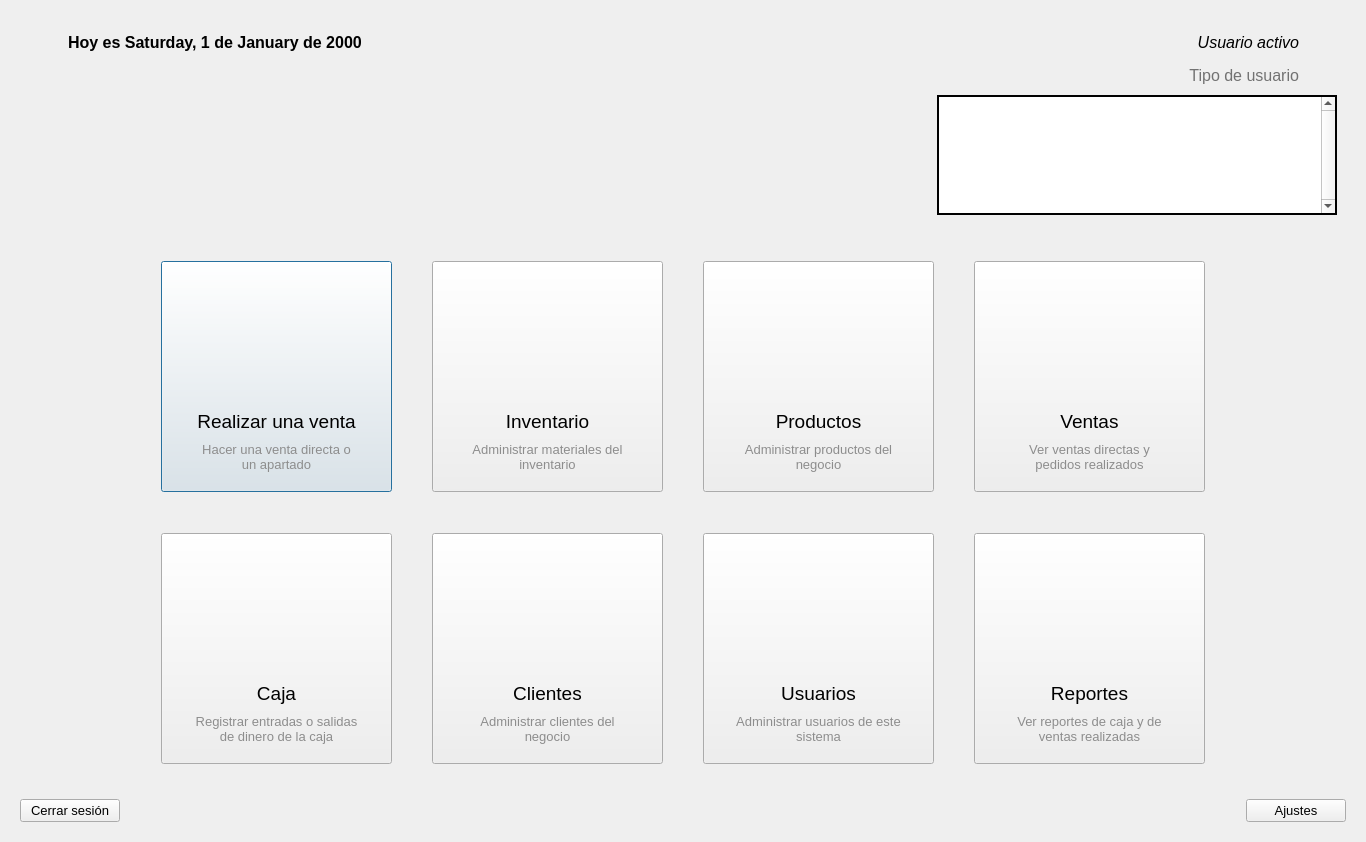
<?xml version="1.0" encoding="UTF-8"?>
<ui version="4.0">
 <class>Home</class>
 <widget class="QWidget" name="Home">
  <property name="geometry">
   <rect>
    <x>0</x>
    <y>0</y>
    <width>1366</width>
    <height>842</height>
   </rect>
  </property>
  <property name="windowTitle">
   <string>Form</string>
  </property>
  <layout class="QVBoxLayout" name="verticalLayout">
   <item>
    <widget class="QFrame" name="frame">
     <property name="minimumSize">
      <size>
       <width>0</width>
       <height>235</height>
      </size>
     </property>
     <property name="styleSheet">
      <string notr="true">QFrame {border: none}</string>
     </property>
     <property name="frameShape">
      <enum>QFrame::StyledPanel</enum>
     </property>
     <property name="frameShadow">
      <enum>QFrame::Raised</enum>
     </property>
     <layout class="QHBoxLayout" name="horizontalLayout_3">
      <property name="spacing">
       <number>25</number>
      </property>
      <property name="bottomMargin">
       <number>20</number>
      </property>
      <item alignment="Qt::AlignLeft|Qt::AlignTop">
       <widget class="QFrame" name="frame_4">
        <property name="frameShape">
         <enum>QFrame::StyledPanel</enum>
        </property>
        <property name="frameShadow">
         <enum>QFrame::Raised</enum>
        </property>
        <layout class="QHBoxLayout" name="horizontalLayout_2">
         <item>
          <widget class="QLabel" name="icon1">
           <property name="minimumSize">
            <size>
             <width>31</width>
             <height>21</height>
            </size>
           </property>
           <property name="styleSheet">
            <string notr="true">image: url(:/img/resources/images/calendar.png);</string>
           </property>
           <property name="text">
            <string/>
           </property>
          </widget>
         </item>
         <item>
          <widget class="QDateEdit" name="fechaHoy">
           <property name="enabled">
            <bool>false</bool>
           </property>
           <property name="font">
            <font>
             <pointsize>12</pointsize>
             <bold>true</bold>
            </font>
           </property>
           <property name="styleSheet">
            <string notr="true">QDateEdit {
	color: rgb(0, 0, 0);
	background-color: transparent;
}</string>
           </property>
           <property name="frame">
            <bool>false</bool>
           </property>
           <property name="readOnly">
            <bool>true</bool>
           </property>
           <property name="buttonSymbols">
            <enum>QAbstractSpinBox::NoButtons</enum>
           </property>
           <property name="displayFormat">
            <string notr="true">'Hoy es' dddd, d 'de' MMMM 'de' yyyy</string>
           </property>
          </widget>
         </item>
        </layout>
       </widget>
      </item>
      <item alignment="Qt::AlignHCenter|Qt::AlignVCenter">
       <widget class="QLabel" name="logo">
        <property name="minimumSize">
         <size>
          <width>392</width>
          <height>206</height>
         </size>
        </property>
        <property name="maximumSize">
         <size>
          <width>392</width>
          <height>206</height>
         </size>
        </property>
        <property name="pixmap">
         <pixmap resource="../resources.qrc">:/img/resources/images/logo.png</pixmap>
        </property>
        <property name="scaledContents">
         <bool>true</bool>
        </property>
       </widget>
      </item>
      <item alignment="Qt::AlignRight|Qt::AlignTop">
       <widget class="QFrame" name="frame_5">
        <property name="minimumSize">
         <size>
          <width>0</width>
          <height>204</height>
         </size>
        </property>
        <property name="maximumSize">
         <size>
          <width>16777215</width>
          <height>204</height>
         </size>
        </property>
        <property name="frameShape">
         <enum>QFrame::StyledPanel</enum>
        </property>
        <property name="frameShadow">
         <enum>QFrame::Raised</enum>
        </property>
        <layout class="QGridLayout" name="gridLayout">
         <item row="0" column="0" alignment="Qt::AlignVCenter">
          <widget class="QLabel" name="usuario">
           <property name="sizePolicy">
            <sizepolicy hsizetype="Expanding" vsizetype="Preferred">
             <horstretch>0</horstretch>
             <verstretch>0</verstretch>
            </sizepolicy>
           </property>
           <property name="font">
            <font>
             <pointsize>12</pointsize>
             <italic>true</italic>
            </font>
           </property>
           <property name="text">
            <string notr="true">Usuario activo</string>
           </property>
           <property name="alignment">
            <set>Qt::AlignRight|Qt::AlignTrailing|Qt::AlignVCenter</set>
           </property>
          </widget>
         </item>
         <item row="1" column="0" alignment="Qt::AlignVCenter">
          <widget class="QLabel" name="tipo_usuario">
           <property name="sizePolicy">
            <sizepolicy hsizetype="Expanding" vsizetype="Preferred">
             <horstretch>0</horstretch>
             <verstretch>0</verstretch>
            </sizepolicy>
           </property>
           <property name="font">
            <font>
             <pointsize>12</pointsize>
            </font>
           </property>
           <property name="styleSheet">
            <string notr="true">color: rgb(114, 114, 114);</string>
           </property>
           <property name="text">
            <string notr="true">Tipo de usuario</string>
           </property>
           <property name="alignment">
            <set>Qt::AlignRight|Qt::AlignTrailing|Qt::AlignVCenter</set>
           </property>
          </widget>
         </item>
         <item row="2" column="0" colspan="2">
          <widget class="QFrame" name="frame_6">
           <property name="sizePolicy">
            <sizepolicy hsizetype="Expanding" vsizetype="Expanding">
             <horstretch>0</horstretch>
             <verstretch>0</verstretch>
            </sizepolicy>
           </property>
           <property name="minimumSize">
            <size>
             <width>400</width>
             <height>120</height>
            </size>
           </property>
           <property name="maximumSize">
            <size>
             <width>400</width>
             <height>120</height>
            </size>
           </property>
           <layout class="QHBoxLayout" name="horizontalLayout_4">
            <property name="spacing">
             <number>0</number>
            </property>
            <property name="leftMargin">
             <number>0</number>
            </property>
            <property name="topMargin">
             <number>0</number>
            </property>
            <property name="rightMargin">
             <number>0</number>
            </property>
            <property name="bottomMargin">
             <number>0</number>
            </property>
            <item>
             <widget class="ListaNotificaciones" name="listaNotificaciones">
              <property name="minimumSize">
               <size>
                <width>400</width>
                <height>0</height>
               </size>
              </property>
              <property name="maximumSize">
               <size>
                <width>400</width>
                <height>120</height>
               </size>
              </property>
              <property name="font">
               <font>
                <pointsize>10</pointsize>
               </font>
              </property>
              <property name="styleSheet">
               <string notr="true">QListWidget {
	alternate-background-color: rgb(240, 240, 240);
}
QListWidget::item { margin: 5px; }
QFrame {border: 2px solid;}</string>
              </property>
              <property name="frameShape">
               <enum>QFrame::WinPanel</enum>
              </property>
              <property name="frameShadow">
               <enum>QFrame::Plain</enum>
              </property>
              <property name="verticalScrollBarPolicy">
               <enum>Qt::ScrollBarAlwaysOn</enum>
              </property>
              <property name="horizontalScrollBarPolicy">
               <enum>Qt::ScrollBarAlwaysOff</enum>
              </property>
              <property name="alternatingRowColors">
               <bool>true</bool>
              </property>
              <property name="selectionMode">
               <enum>QAbstractItemView::NoSelection</enum>
              </property>
              <property name="wordWrap">
               <bool>true</bool>
              </property>
             </widget>
            </item>
           </layout>
          </widget>
         </item>
         <item row="0" column="1" rowspan="2">
          <widget class="QPushButton" name="btFotoPerfil">
           <property name="cursor">
            <cursorShape>PointingHandCursor</cursorShape>
           </property>
           <property name="styleSheet">
            <string notr="true">QPushButton {
        background-color: transparent;
        border: none;
        padding: 0px;
    }
    QPushButton:hover {
        background-color: rgba(255, 255, 255, 0);
    }
    QPushButton:pressed {
        background-color: rgba(255, 255, 255, 0);
    }</string>
           </property>
           <property name="icon">
            <iconset resource="../resources.qrc">
             <normaloff>:/img/resources/images/user.png</normaloff>:/img/resources/images/user.png</iconset>
           </property>
           <property name="iconSize">
            <size>
             <width>60</width>
             <height>60</height>
            </size>
           </property>
           <property name="flat">
            <bool>true</bool>
           </property>
          </widget>
         </item>
        </layout>
       </widget>
      </item>
     </layout>
    </widget>
   </item>
   <item alignment="Qt::AlignHCenter">
    <widget class="QFrame" name="frame_2">
     <property name="sizePolicy">
      <sizepolicy hsizetype="Expanding" vsizetype="Expanding">
       <horstretch>0</horstretch>
       <verstretch>0</verstretch>
      </sizepolicy>
     </property>
     <property name="styleSheet">
      <string notr="true">QFrame {border: none}</string>
     </property>
     <property name="frameShape">
      <enum>QFrame::StyledPanel</enum>
     </property>
     <property name="frameShadow">
      <enum>QFrame::Raised</enum>
     </property>
     <layout class="QGridLayout" name="gridLayout_2">
      <property name="spacing">
       <number>40</number>
      </property>
      <item row="0" column="0" alignment="Qt::AlignHCenter|Qt::AlignVCenter">
       <widget class="QFrame" name="frameCrearVenta">
        <property name="minimumSize">
         <size>
          <width>231</width>
          <height>231</height>
         </size>
        </property>
        <widget class="QPushButton" name="btCrearVenta">
         <property name="geometry">
          <rect>
           <x>0</x>
           <y>0</y>
           <width>231</width>
           <height>231</height>
          </rect>
         </property>
         <property name="minimumSize">
          <size>
           <width>231</width>
           <height>231</height>
          </size>
         </property>
         <property name="text">
          <string/>
         </property>
         <property name="default">
          <bool>true</bool>
         </property>
        </widget>
        <widget class="QLabel" name="label_61">
         <property name="geometry">
          <rect>
           <x>33</x>
           <y>178</y>
           <width>165</width>
           <height>35</height>
          </rect>
         </property>
         <property name="font">
          <font>
           <pointsize>10</pointsize>
           <bold>false</bold>
          </font>
         </property>
         <property name="styleSheet">
          <string notr="true">color: rgb(141, 141, 141);</string>
         </property>
         <property name="text">
          <string notr="true">Hacer una venta directa o un apartado</string>
         </property>
         <property name="alignment">
          <set>Qt::AlignCenter</set>
         </property>
         <property name="wordWrap">
          <bool>true</bool>
         </property>
        </widget>
        <widget class="QLabel" name="label_62">
         <property name="geometry">
          <rect>
           <x>60</x>
           <y>28</y>
           <width>111</width>
           <height>111</height>
          </rect>
         </property>
         <property name="contextMenuPolicy">
          <enum>Qt::DefaultContextMenu</enum>
         </property>
         <property name="frameShadow">
          <enum>QFrame::Plain</enum>
         </property>
         <property name="text">
          <string notr="true"/>
         </property>
         <property name="pixmap">
          <pixmap resource="../resources.qrc">:/img/resources/images/shopping-cart.png</pixmap>
         </property>
         <property name="scaledContents">
          <bool>true</bool>
         </property>
         <property name="textInteractionFlags">
          <set>Qt::NoTextInteraction</set>
         </property>
        </widget>
        <widget class="QLabel" name="label_63">
         <property name="geometry">
          <rect>
           <x>20</x>
           <y>145</y>
           <width>191</width>
           <height>31</height>
          </rect>
         </property>
         <property name="font">
          <font>
           <pointsize>14</pointsize>
           <bold>false</bold>
          </font>
         </property>
         <property name="text">
          <string notr="true">Realizar una venta</string>
         </property>
         <property name="alignment">
          <set>Qt::AlignCenter</set>
         </property>
        </widget>
       </widget>
      </item>
      <item row="0" column="1" alignment="Qt::AlignHCenter|Qt::AlignVCenter">
       <widget class="QFrame" name="frameInventario">
        <property name="minimumSize">
         <size>
          <width>231</width>
          <height>231</height>
         </size>
        </property>
        <widget class="QLabel" name="label_73">
         <property name="geometry">
          <rect>
           <x>60</x>
           <y>28</y>
           <width>111</width>
           <height>111</height>
          </rect>
         </property>
         <property name="text">
          <string notr="true"/>
         </property>
         <property name="pixmap">
          <pixmap resource="../resources.qrc">:/img/resources/images/inventory.png</pixmap>
         </property>
         <property name="scaledContents">
          <bool>true</bool>
         </property>
         <property name="textInteractionFlags">
          <set>Qt::NoTextInteraction</set>
         </property>
        </widget>
        <widget class="QLabel" name="label_74">
         <property name="geometry">
          <rect>
           <x>20</x>
           <y>145</y>
           <width>191</width>
           <height>31</height>
          </rect>
         </property>
         <property name="font">
          <font>
           <pointsize>14</pointsize>
           <bold>false</bold>
          </font>
         </property>
         <property name="text">
          <string notr="true">Inventario</string>
         </property>
         <property name="alignment">
          <set>Qt::AlignCenter</set>
         </property>
        </widget>
        <widget class="QPushButton" name="btInventario">
         <property name="geometry">
          <rect>
           <x>0</x>
           <y>0</y>
           <width>231</width>
           <height>231</height>
          </rect>
         </property>
         <property name="minimumSize">
          <size>
           <width>231</width>
           <height>231</height>
          </size>
         </property>
         <property name="text">
          <string/>
         </property>
        </widget>
        <widget class="QLabel" name="label_75">
         <property name="geometry">
          <rect>
           <x>33</x>
           <y>178</y>
           <width>165</width>
           <height>35</height>
          </rect>
         </property>
         <property name="font">
          <font>
           <pointsize>10</pointsize>
           <bold>false</bold>
          </font>
         </property>
         <property name="styleSheet">
          <string notr="true">color: rgb(141, 141, 141);</string>
         </property>
         <property name="text">
          <string notr="true">Administrar materiales del inventario</string>
         </property>
         <property name="alignment">
          <set>Qt::AlignCenter</set>
         </property>
         <property name="wordWrap">
          <bool>true</bool>
         </property>
        </widget>
        <zorder>btInventario</zorder>
        <zorder>label_73</zorder>
        <zorder>label_74</zorder>
        <zorder>label_75</zorder>
       </widget>
      </item>
      <item row="0" column="2" alignment="Qt::AlignHCenter|Qt::AlignVCenter">
       <widget class="QFrame" name="frameProductos">
        <property name="minimumSize">
         <size>
          <width>231</width>
          <height>231</height>
         </size>
        </property>
        <widget class="QLabel" name="label_58">
         <property name="geometry">
          <rect>
           <x>20</x>
           <y>145</y>
           <width>191</width>
           <height>31</height>
          </rect>
         </property>
         <property name="font">
          <font>
           <pointsize>14</pointsize>
           <bold>false</bold>
          </font>
         </property>
         <property name="text">
          <string notr="true">Productos</string>
         </property>
         <property name="alignment">
          <set>Qt::AlignCenter</set>
         </property>
        </widget>
        <widget class="QLabel" name="label_59">
         <property name="geometry">
          <rect>
           <x>33</x>
           <y>178</y>
           <width>165</width>
           <height>35</height>
          </rect>
         </property>
         <property name="font">
          <font>
           <pointsize>10</pointsize>
           <bold>false</bold>
          </font>
         </property>
         <property name="styleSheet">
          <string notr="true">color: rgb(141, 141, 141);</string>
         </property>
         <property name="text">
          <string notr="true">Administrar productos del negocio</string>
         </property>
         <property name="alignment">
          <set>Qt::AlignCenter</set>
         </property>
         <property name="wordWrap">
          <bool>true</bool>
         </property>
        </widget>
        <widget class="QLabel" name="label_60">
         <property name="geometry">
          <rect>
           <x>60</x>
           <y>28</y>
           <width>111</width>
           <height>111</height>
          </rect>
         </property>
         <property name="text">
          <string notr="true"/>
         </property>
         <property name="pixmap">
          <pixmap resource="../resources.qrc">:/img/resources/images/package.png</pixmap>
         </property>
         <property name="scaledContents">
          <bool>true</bool>
         </property>
         <property name="textInteractionFlags">
          <set>Qt::NoTextInteraction</set>
         </property>
        </widget>
        <widget class="QPushButton" name="btProductos">
         <property name="geometry">
          <rect>
           <x>0</x>
           <y>0</y>
           <width>231</width>
           <height>231</height>
          </rect>
         </property>
         <property name="minimumSize">
          <size>
           <width>231</width>
           <height>231</height>
          </size>
         </property>
         <property name="text">
          <string/>
         </property>
        </widget>
        <zorder>btProductos</zorder>
        <zorder>label_58</zorder>
        <zorder>label_59</zorder>
        <zorder>label_60</zorder>
       </widget>
      </item>
      <item row="0" column="3" alignment="Qt::AlignHCenter|Qt::AlignVCenter">
       <widget class="QFrame" name="frameVentas">
        <property name="minimumSize">
         <size>
          <width>231</width>
          <height>231</height>
         </size>
        </property>
        <widget class="QPushButton" name="btVentas">
         <property name="geometry">
          <rect>
           <x>0</x>
           <y>0</y>
           <width>231</width>
           <height>231</height>
          </rect>
         </property>
         <property name="minimumSize">
          <size>
           <width>231</width>
           <height>231</height>
          </size>
         </property>
         <property name="text">
          <string/>
         </property>
        </widget>
        <widget class="QLabel" name="label_55">
         <property name="geometry">
          <rect>
           <x>33</x>
           <y>178</y>
           <width>165</width>
           <height>35</height>
          </rect>
         </property>
         <property name="font">
          <font>
           <pointsize>10</pointsize>
           <bold>false</bold>
          </font>
         </property>
         <property name="styleSheet">
          <string notr="true">color: rgb(141, 141, 141);</string>
         </property>
         <property name="text">
          <string notr="true">Ver ventas directas y pedidos realizados</string>
         </property>
         <property name="alignment">
          <set>Qt::AlignCenter</set>
         </property>
         <property name="wordWrap">
          <bool>true</bool>
         </property>
        </widget>
        <widget class="QLabel" name="label_56">
         <property name="geometry">
          <rect>
           <x>20</x>
           <y>145</y>
           <width>191</width>
           <height>31</height>
          </rect>
         </property>
         <property name="font">
          <font>
           <pointsize>14</pointsize>
           <bold>false</bold>
          </font>
         </property>
         <property name="text">
          <string notr="true">Ventas</string>
         </property>
         <property name="alignment">
          <set>Qt::AlignCenter</set>
         </property>
        </widget>
        <widget class="QLabel" name="label_57">
         <property name="geometry">
          <rect>
           <x>60</x>
           <y>28</y>
           <width>111</width>
           <height>111</height>
          </rect>
         </property>
         <property name="text">
          <string notr="true"/>
         </property>
         <property name="pixmap">
          <pixmap resource="../resources.qrc">:/img/resources/images/choices.png</pixmap>
         </property>
         <property name="scaledContents">
          <bool>true</bool>
         </property>
         <property name="textInteractionFlags">
          <set>Qt::NoTextInteraction</set>
         </property>
        </widget>
       </widget>
      </item>
      <item row="1" column="0" alignment="Qt::AlignHCenter|Qt::AlignVCenter">
       <widget class="QFrame" name="frameCaja">
        <property name="enabled">
         <bool>true</bool>
        </property>
        <property name="minimumSize">
         <size>
          <width>231</width>
          <height>231</height>
         </size>
        </property>
        <widget class="QPushButton" name="btCaja">
         <property name="geometry">
          <rect>
           <x>0</x>
           <y>0</y>
           <width>231</width>
           <height>231</height>
          </rect>
         </property>
         <property name="minimumSize">
          <size>
           <width>231</width>
           <height>231</height>
          </size>
         </property>
         <property name="text">
          <string/>
         </property>
        </widget>
        <widget class="QLabel" name="label_64">
         <property name="geometry">
          <rect>
           <x>20</x>
           <y>145</y>
           <width>191</width>
           <height>31</height>
          </rect>
         </property>
         <property name="font">
          <font>
           <pointsize>14</pointsize>
           <bold>false</bold>
          </font>
         </property>
         <property name="text">
          <string notr="true">Caja</string>
         </property>
         <property name="alignment">
          <set>Qt::AlignCenter</set>
         </property>
        </widget>
        <widget class="QLabel" name="label_65">
         <property name="geometry">
          <rect>
           <x>33</x>
           <y>178</y>
           <width>165</width>
           <height>35</height>
          </rect>
         </property>
         <property name="font">
          <font>
           <pointsize>10</pointsize>
           <bold>false</bold>
          </font>
         </property>
         <property name="styleSheet">
          <string notr="true">color: rgb(141, 141, 141);</string>
         </property>
         <property name="text">
          <string notr="true">Registrar entradas o salidas de dinero de la caja</string>
         </property>
         <property name="alignment">
          <set>Qt::AlignCenter</set>
         </property>
         <property name="wordWrap">
          <bool>true</bool>
         </property>
        </widget>
        <widget class="QLabel" name="label_66">
         <property name="geometry">
          <rect>
           <x>60</x>
           <y>28</y>
           <width>111</width>
           <height>111</height>
          </rect>
         </property>
         <property name="text">
          <string notr="true"/>
         </property>
         <property name="pixmap">
          <pixmap resource="../resources.qrc">:/img/resources/images/cash-register.png</pixmap>
         </property>
         <property name="scaledContents">
          <bool>true</bool>
         </property>
         <property name="textInteractionFlags">
          <set>Qt::NoTextInteraction</set>
         </property>
        </widget>
       </widget>
      </item>
      <item row="1" column="1" alignment="Qt::AlignHCenter|Qt::AlignVCenter">
       <widget class="QFrame" name="frameClientes">
        <property name="minimumSize">
         <size>
          <width>231</width>
          <height>231</height>
         </size>
        </property>
        <widget class="QLabel" name="label_70">
         <property name="geometry">
          <rect>
           <x>20</x>
           <y>145</y>
           <width>191</width>
           <height>31</height>
          </rect>
         </property>
         <property name="font">
          <font>
           <pointsize>14</pointsize>
           <bold>false</bold>
          </font>
         </property>
         <property name="text">
          <string notr="true">Clientes</string>
         </property>
         <property name="alignment">
          <set>Qt::AlignCenter</set>
         </property>
        </widget>
        <widget class="QLabel" name="label_71">
         <property name="geometry">
          <rect>
           <x>33</x>
           <y>178</y>
           <width>165</width>
           <height>35</height>
          </rect>
         </property>
         <property name="font">
          <font>
           <pointsize>10</pointsize>
           <bold>false</bold>
          </font>
         </property>
         <property name="styleSheet">
          <string notr="true">color: rgb(141, 141, 141);</string>
         </property>
         <property name="text">
          <string notr="true">Administrar clientes del negocio</string>
         </property>
         <property name="alignment">
          <set>Qt::AlignCenter</set>
         </property>
         <property name="wordWrap">
          <bool>true</bool>
         </property>
        </widget>
        <widget class="QPushButton" name="btClientes">
         <property name="geometry">
          <rect>
           <x>0</x>
           <y>0</y>
           <width>231</width>
           <height>231</height>
          </rect>
         </property>
         <property name="minimumSize">
          <size>
           <width>231</width>
           <height>231</height>
          </size>
         </property>
         <property name="text">
          <string/>
         </property>
        </widget>
        <widget class="QLabel" name="label_72">
         <property name="geometry">
          <rect>
           <x>60</x>
           <y>28</y>
           <width>111</width>
           <height>111</height>
          </rect>
         </property>
         <property name="text">
          <string notr="true"/>
         </property>
         <property name="pixmap">
          <pixmap resource="../resources.qrc">:/img/resources/images/target.png</pixmap>
         </property>
         <property name="scaledContents">
          <bool>true</bool>
         </property>
         <property name="textInteractionFlags">
          <set>Qt::NoTextInteraction</set>
         </property>
        </widget>
        <zorder>btClientes</zorder>
        <zorder>label_70</zorder>
        <zorder>label_71</zorder>
        <zorder>label_72</zorder>
       </widget>
      </item>
      <item row="1" column="2" alignment="Qt::AlignHCenter|Qt::AlignVCenter">
       <widget class="QFrame" name="frameUsuarios">
        <property name="minimumSize">
         <size>
          <width>231</width>
          <height>231</height>
         </size>
        </property>
        <widget class="QLabel" name="label_52">
         <property name="geometry">
          <rect>
           <x>20</x>
           <y>145</y>
           <width>191</width>
           <height>31</height>
          </rect>
         </property>
         <property name="font">
          <font>
           <pointsize>14</pointsize>
           <bold>false</bold>
          </font>
         </property>
         <property name="text">
          <string notr="true">Usuarios</string>
         </property>
         <property name="alignment">
          <set>Qt::AlignCenter</set>
         </property>
        </widget>
        <widget class="QPushButton" name="btUsuarios">
         <property name="geometry">
          <rect>
           <x>0</x>
           <y>0</y>
           <width>231</width>
           <height>231</height>
          </rect>
         </property>
         <property name="minimumSize">
          <size>
           <width>231</width>
           <height>231</height>
          </size>
         </property>
         <property name="text">
          <string/>
         </property>
        </widget>
        <widget class="QLabel" name="label_53">
         <property name="geometry">
          <rect>
           <x>33</x>
           <y>178</y>
           <width>165</width>
           <height>35</height>
          </rect>
         </property>
         <property name="font">
          <font>
           <pointsize>10</pointsize>
           <bold>false</bold>
          </font>
         </property>
         <property name="styleSheet">
          <string notr="true">color: rgb(141, 141, 141);</string>
         </property>
         <property name="text">
          <string notr="true">Administrar usuarios de este sistema</string>
         </property>
         <property name="alignment">
          <set>Qt::AlignCenter</set>
         </property>
         <property name="wordWrap">
          <bool>true</bool>
         </property>
        </widget>
        <widget class="QLabel" name="label_54">
         <property name="geometry">
          <rect>
           <x>60</x>
           <y>28</y>
           <width>111</width>
           <height>111</height>
          </rect>
         </property>
         <property name="text">
          <string notr="true"/>
         </property>
         <property name="pixmap">
          <pixmap resource="../resources.qrc">:/img/resources/images/programmer.png</pixmap>
         </property>
         <property name="scaledContents">
          <bool>true</bool>
         </property>
         <property name="textInteractionFlags">
          <set>Qt::NoTextInteraction</set>
         </property>
        </widget>
        <zorder>btUsuarios</zorder>
        <zorder>label_52</zorder>
        <zorder>label_53</zorder>
        <zorder>label_54</zorder>
       </widget>
      </item>
      <item row="1" column="3" alignment="Qt::AlignHCenter|Qt::AlignVCenter">
       <widget class="QFrame" name="frameReportes">
        <property name="minimumSize">
         <size>
          <width>231</width>
          <height>231</height>
         </size>
        </property>
        <widget class="QLabel" name="label_67">
         <property name="geometry">
          <rect>
           <x>20</x>
           <y>145</y>
           <width>191</width>
           <height>31</height>
          </rect>
         </property>
         <property name="font">
          <font>
           <pointsize>14</pointsize>
           <bold>false</bold>
          </font>
         </property>
         <property name="text">
          <string notr="true">Reportes</string>
         </property>
         <property name="alignment">
          <set>Qt::AlignCenter</set>
         </property>
        </widget>
        <widget class="QPushButton" name="btReportes">
         <property name="geometry">
          <rect>
           <x>0</x>
           <y>0</y>
           <width>231</width>
           <height>231</height>
          </rect>
         </property>
         <property name="minimumSize">
          <size>
           <width>231</width>
           <height>231</height>
          </size>
         </property>
         <property name="text">
          <string/>
         </property>
        </widget>
        <widget class="QLabel" name="label_68">
         <property name="geometry">
          <rect>
           <x>33</x>
           <y>178</y>
           <width>165</width>
           <height>35</height>
          </rect>
         </property>
         <property name="font">
          <font>
           <pointsize>10</pointsize>
           <bold>false</bold>
          </font>
         </property>
         <property name="styleSheet">
          <string notr="true">color: rgb(141, 141, 141);</string>
         </property>
         <property name="text">
          <string notr="true">Ver reportes de caja y de ventas realizadas</string>
         </property>
         <property name="alignment">
          <set>Qt::AlignCenter</set>
         </property>
         <property name="wordWrap">
          <bool>true</bool>
         </property>
        </widget>
        <widget class="QLabel" name="label_69">
         <property name="geometry">
          <rect>
           <x>60</x>
           <y>28</y>
           <width>111</width>
           <height>111</height>
          </rect>
         </property>
         <property name="text">
          <string notr="true"/>
         </property>
         <property name="pixmap">
          <pixmap resource="../resources.qrc">:/img/resources/images/report.png</pixmap>
         </property>
         <property name="scaledContents">
          <bool>true</bool>
         </property>
         <property name="textInteractionFlags">
          <set>Qt::NoTextInteraction</set>
         </property>
        </widget>
        <zorder>btReportes</zorder>
        <zorder>label_67</zorder>
        <zorder>label_68</zorder>
        <zorder>label_69</zorder>
       </widget>
      </item>
     </layout>
    </widget>
   </item>
   <item>
    <widget class="QFrame" name="frame_3">
     <property name="styleSheet">
      <string notr="true">QFrame {border: none}</string>
     </property>
     <property name="frameShape">
      <enum>QFrame::StyledPanel</enum>
     </property>
     <property name="frameShadow">
      <enum>QFrame::Raised</enum>
     </property>
     <layout class="QHBoxLayout" name="horizontalLayout">
      <property name="topMargin">
       <number>20</number>
      </property>
      <item alignment="Qt::AlignLeft">
       <widget class="QPushButton" name="btSalir">
        <property name="minimumSize">
         <size>
          <width>100</width>
          <height>0</height>
         </size>
        </property>
        <property name="font">
         <font>
          <pointsize>10</pointsize>
         </font>
        </property>
        <property name="text">
         <string notr="true">Cerrar sesión</string>
        </property>
       </widget>
      </item>
      <item alignment="Qt::AlignRight">
       <widget class="QPushButton" name="btAjustes">
        <property name="minimumSize">
         <size>
          <width>100</width>
          <height>0</height>
         </size>
        </property>
        <property name="font">
         <font>
          <pointsize>10</pointsize>
         </font>
        </property>
        <property name="text">
         <string notr="true">Ajustes</string>
        </property>
        <property name="icon">
         <iconset resource="../resources.qrc">
          <normaloff>:/img/resources/images/settings.png</normaloff>:/img/resources/images/settings.png</iconset>
        </property>
        <property name="iconSize">
         <size>
          <width>20</width>
          <height>20</height>
         </size>
        </property>
       </widget>
      </item>
     </layout>
    </widget>
   </item>
  </layout>
 </widget>
 <customwidgets>
  <customwidget>
   <class>ListaNotificaciones</class>
   <extends>QListWidget</extends>
   <header>utils.mywidgets.h</header>
  </customwidget>
 </customwidgets>
 <resources>
  <include location="../resources.qrc"/>
  <include location="../resources.qrc"/>
 </resources>
 <connections/>
</ui>
